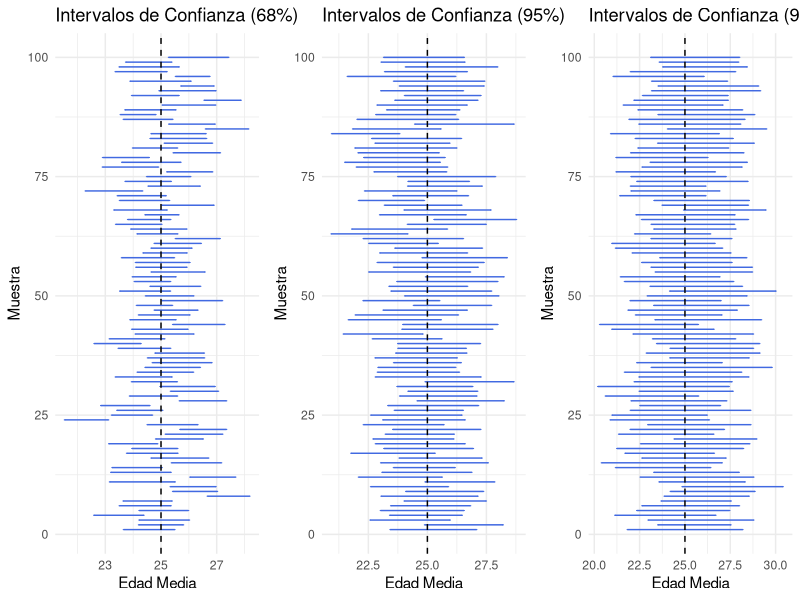

The R script that drew this image:
library(ggplot2)
library(gridExtra)

# Establecer semilla para reproducibilidad
set.seed(123)

# Generar una poblacion de 1000 datos con media 25 y desviacion estandar 5
population <- rnorm(1000, mean = 25, sd = 5)

# Función para calcular intervalos de confianza
calc_ci <- function(sample, conf_level) {
  mean_sample <- mean(sample)
  sd_sample <- sd(sample)
  error_margin <- qnorm((1 + conf_level) / 2) * (sd_sample / sqrt(length(sample)))
  c(mean_sample - error_margin, mean_sample + error_margin)
}

# Generar 100 muestras aleatorias y calcular intervalos de confianza
generate_ci_data <- function(conf_level) {
  sample_size <- 30
  num_samples <- 100
  samples <- replicate(num_samples, sample(population, sample_size, replace = TRUE))
  cis <- apply(samples, 2, calc_ci, conf_level)
  ci_data <- data.frame(
    Muestra = 1:num_samples,
    Inferior = cis[1, ],
    Superior = cis[2, ],
    Media = colMeans(samples)
  )
  ci_data
}

# Generar datos para tres niveles de confianza
ci_data_68 <- generate_ci_data(0.68)
ci_data_95 <- generate_ci_data(0.95)
ci_data_997 <- generate_ci_data(0.997)

# Función para crear la grafica
plot_ci <- function(ci_data, conf_level) {
  ggplot(ci_data, aes(x = Muestra, y = Media)) +
    geom_errorbar(aes(ymin = Inferior, ymax = Superior), width = 0.2, color = "royalblue") +
    geom_hline(yintercept = 25, linetype = "dashed") +  # Media de la poblacion
    labs(title = paste("Intervalos de Confianza (", conf_level * 100, "%)", sep = ""),
         x = "Muestra",
         y = "Edad Media") +
    theme_minimal() +
    coord_flip()
}

# Crear graficas
plot_68 <- plot_ci(ci_data_68, 0.68)
plot_95 <- plot_ci(ci_data_95, 0.95)
plot_997 <- plot_ci(ci_data_997, 0.997)

# Combinar graficas
grid.arrange(plot_68, plot_95, plot_997, nrow = 1)
